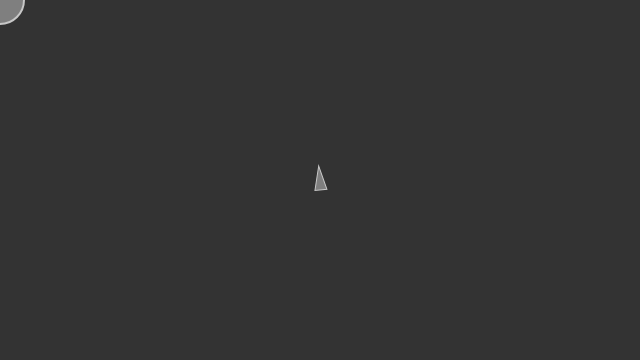
Frame 1 (no input)
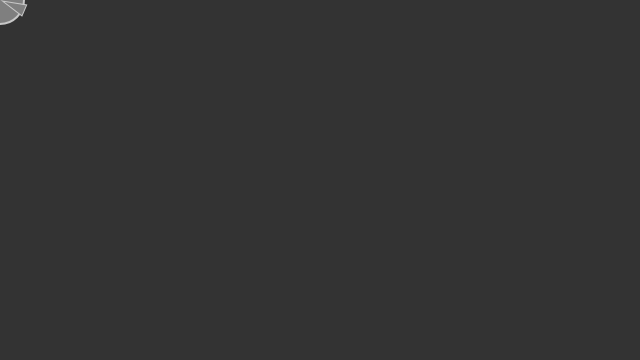
Frame 60 (no input)
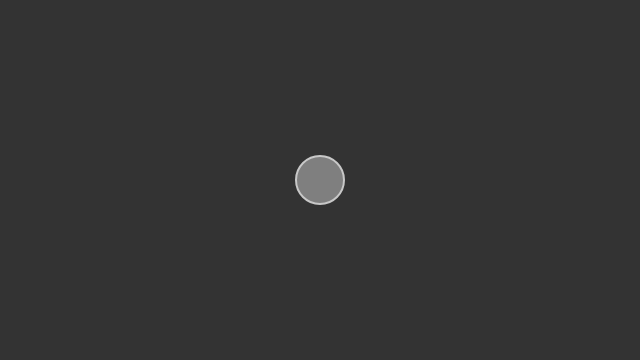
Frame 120 (the mouse pressed at the canvas centre since frame 60)

The p5.js sketch that drew these frames (run headless with seeded random() and noise() and a simulated clock; from frame 60 on, the mouse is pressed at the canvas centre):

// p5.js sketch
// ── sketch.js
// NOC_6_01_Seek

// The Nature of Code
// Daniel Shiffman
// http://natureofcode.com

// Seeking "vehicle" follows the mouse position

// Implements Craig Reynold's autonomous steering behaviors
// One vehicle "seeks"
// See: http://www.red3d.com/cwr/

let v;

function setup() {
  createCanvas(640, 360);
  v = new Vehicle(width / 2, height / 2);
}

function draw() {
  background(51);

  let mouse = createVector(mouseX, mouseY);

  // Draw an ellipse at the mouse position
  fill(127);
  stroke(200);
  strokeWeight(2);
  ellipse(mouse.x, mouse.y, 48, 48);

  // Call the appropriate steering behaviors for our agents
  v.seek(mouse);
  v.update();
  v.display();

}

// ── vehicle.js
// NOC_6_01_Seek

// The Nature of Code
// Daniel Shiffman
// http://natureofcode.com

// The "Vehicle" class

class Vehicle {
  constructor(x, y) {
    this.acceleration = createVector(0, 0);
    this.velocity = createVector(0, -2);
    this.position = createVector(x, y);
    this.r = 6;
    this.maxspeed = 8;
    this.maxforce = 0.2;
  }

  // Method to update location
  update() {
    // Update velocity
    this.velocity.add(this.acceleration);
    // Limit speed
    this.velocity.limit(this.maxspeed);
    this.position.add(this.velocity);
    // Reset accelerationelertion to 0 each cycle
    this.acceleration.mult(0);
  }

  applyForce(force) {
    // We could add mass here if we want A = F / M
    this.acceleration.add(force);
  }

  // A method that calculates a steering force towards a target
  // STEER = DESIRED MINUS VELOCITY
  seek(target) {

    var desired = p5.Vector.sub(target, this.position); // A vector pointing from the location to the target

    // Scale to maximum speed
    desired.setMag(this.maxspeed);

    // Steering = Desired minus velocity
    var steer = p5.Vector.sub(desired, this.velocity);
    steer.limit(this.maxforce); // Limit to maximum steering force

    this.applyForce(steer);
  }

  display() {
    // Draw a triangle rotated in the direction of velocity
    let theta = this.velocity.heading() + PI / 2;
    fill(127);
    stroke(200);
    strokeWeight(1);
    push();
    translate(this.position.x, this.position.y);
    rotate(theta);
    beginShape();
    vertex(0, -this.r * 2);
    vertex(-this.r, this.r * 2);
    vertex(this.r, this.r * 2);
    endShape(CLOSE);
    pop();
  }
}
